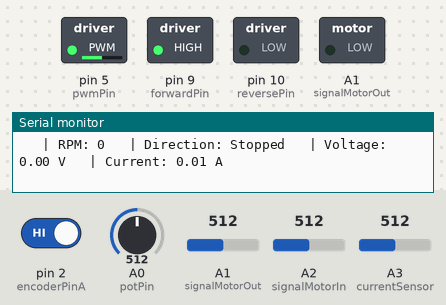
A sketch run on a simulated Arduino Uno, built for the host (arithmetic inside an expression is 32-bit, double 64-bit). Shown: switched loads named in the sketch (green lamp = pin HIGH), the last lines printed to the serial monitor. The inputs (shaded band) are chosen by the test bench; at power-on: A0 (potPin) = 512, pin 2 (encoderPinA) HIGH, A1 (signalMotorOut) = 512, A2 (signalMotorIn) = 512, A3 (currentSensor) = 512. An integer division by zero does not stop the program and gives all ones (-1).

Above: at 1.2 s.
1.3 s: A0 (potPin) set to 716
At 1.8 s:
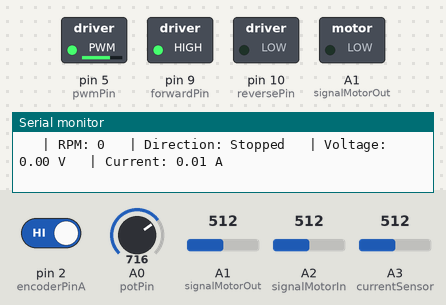
2.8 s: A0 (potPin) set to 992
At 4.0 s:
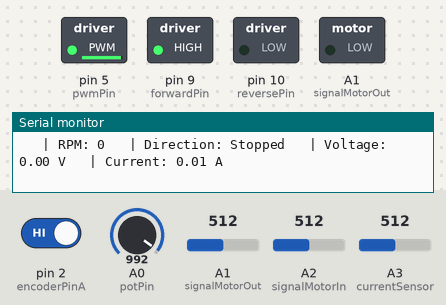
4.3 s: A0 (potPin) set to 30
At 5.3 s:
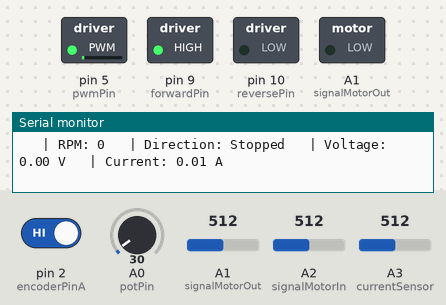
Timing chart, 0 to 7.3 s (numbered marks = the images above; inputs shaded):
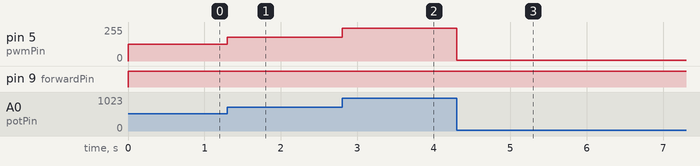

Measured:
- after the input at 1.3 s, pin 5 (pwmPin): 127/255 → 178/255 at once
- after the input at 2.8 s, pin 5 (pwmPin): 178/255 → 247/255 at once
- after the input at 4.3 s, pin 5 (pwmPin): 247/255 → 7/255 at once

The sketch:

impulszaehlung.ino
```cpp
//Definitionen Variablen Bauteilabh.
const int impulsePerRotation = 12;    // Encoderabhängig NUR SPITZEN!
const float gearRatio = 9.7;   // oder 20.4 bei 380UpM
const float offsetCurrent = 2.5;  // Offset Stromsensor
const float sensitivityCurrent = 0.4; // Empfindlichkeit 400mV/A

// Definition der Pins
const int pwmPin = 5;        // PWM
const int potPin = A0;       // Poti
const int encoderPinA = 2;   // Encoder A
const int encoderPinB = 3;   // Encoder B
const int forwardPin = 9;  // In1
const int reversePin = 10;  // In2
const int signalMotorIn = A2;
const int signalMotorOut = A1;
const int currentSensor = A3;  // Strommessung
const int R7 = 30;  // Widerstand Spannungsteiler 30kOhm
const int R9 = 30;  // Widerstand Spannungsteiler 30kOhm
const int R8 = 10;  // Widerstand Spannungsteiler 10kOhm
const int R10 = 10;  // Widerstand Spannungsteiler 10kOhm


// Variablen
float supplyVoltage = 5.0;    // Versorgungsspannung Stromsensor
int potValue = 0;            // 0 bis 1023
int pwmValue = 0;            // 0 bis 255
int rpm = 0;                 // Drehzahl in UpM
float voltageMotorIn = 0;
float voltageMotorOut = 0;
float voltageMotor = 0;
float currentMotor = 0;
float rawValue= 0;      // Rohwert Stromsensor
float currentSensorVoltage = 0;   // Spannung am Stromsensor


volatile int impulseCount = 0; // An Encoder A
volatile int direction = 0;    // 1 = Vorwärts, -1 = Rückwärts, 0 = Keine Drehung
unsigned long lastTime = 0;   // Zeitpunkt der letzten Drehzahlberechnung

void setup() {
  // Initialisierung
  Serial.begin(9600);
  pinMode(pwmPin, OUTPUT);
  pinMode(encoderPinA, INPUT);
  pinMode(encoderPinB, INPUT);
  pinMode(forwardPin, OUTPUT);
  pinMode(reversePin, OUTPUT);
  pinMode(signalMotorIn, INPUT);
  pinMode(signalMotorOut, OUTPUT);
  pinMode(currentSensor, INPUT);


  // Interrupt für Encoder A
  attachInterrupt(digitalPinToInterrupt(encoderPinA), countEncoderA, RISING);

}

void loop() {
  // Potiwert lesen und PWM berechnen
  potValue = analogRead(potPin);
  pwmValue = map(potValue, 0, 1023, 0, 255);

  // Motorspannung berechnen
  calculateVoltageMotor();

  // Motorstrom berechnen
  calculateCurrentMotor();


  // Motordrehzahl per PWM
  analogWrite(pwmPin, pwmValue);  // 255 = 12V
  digitalWrite(forwardPin, HIGH);  // In1
  digitalWrite(reversePin, LOW);  //  In2

  // Berechnung der Drehzahl und Spannung  3mal/sek
  if (millis() - lastTime >= 1000) {
    rpm = calculateRPM();  // Drehzahl berechnen


    //current = calculateCurrent(); // Strom berechnen

    lastTime = millis();
    impulseCount = 0;      // Zähler resetten


    // "Plotten" Werte
   Serial.print("   | RPM: ");
   Serial.print(rpm);
   Serial.print("   | Direction: ");
   Serial.print(direction == 1 ? "Forward" : (direction == -1 ? "Reverse" : "Stopped"));
   Serial.print("   | Voltage: ");
   Serial.print(voltageMotor, 2);  // Zwei Nachkommastellen
   Serial.print(" V");
   Serial.print("   | Current: ");
   Serial.print(currentMotor, 2);  // Zwei Nachkommastellen
   Serial.println(" A");
  }
}

// ISR an Encoder A
void countEncoderA() {

  if (digitalRead(encoderPinB) == LOW) {

    impulseCount++; // Vorwärts
    direction = 1;

  }
  else {
    impulseCount--;  // Rückwärts
    direction = -1;
  }
}

// Funktion zur Berechnung der Drehzahl in UpM
int calculateRPM() {
  int rpm = ((impulseCount*60)/impulsePerRotation/gearRatio); // Umdrehungen pro Minute
  return rpm;
}


//Funktion Berechnung Spannungsteiler
float calculateVoltageMotor(){
//MotorIn
analogRead(signalMotorIn);
voltageMotorIn = signalMotorIn / (R8/(R7+R8));
//MotorOut
analogRead(signalMotorOut);
voltageMotorOut = signalMotorOut / (R10/(R9+R10));
//Differenz
voltageMotor = voltageMotorIn - voltageMotorOut;
return voltageMotor;
}

// Funktion Berechnung Strom
float calculateCurrentMotor(){

rawValue = analogRead(currentSensor);
currentSensorVoltage = rawValue * (supplyVoltage / 1023.0);  // Signalspannung Berechnung
currentMotor = (currentSensorVoltage - offsetCurrent) / sensitivityCurrent;  // Motorstromberechnung

return currentMotor;
}
```
